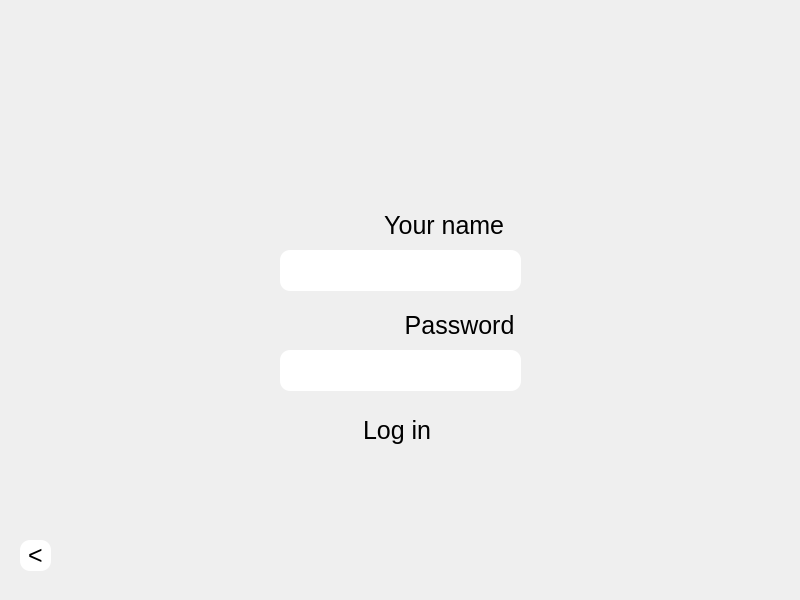
<?xml version="1.0" encoding="UTF-8"?>
<ui version="4.0">
 <class>LYE</class>
 <widget class="QDialog" name="LYE">
  <property name="windowModality">
   <enum>Qt::ApplicationModal</enum>
  </property>
  <property name="geometry">
   <rect>
    <x>0</x>
    <y>0</y>
    <width>800</width>
    <height>600</height>
   </rect>
  </property>
  <property name="windowTitle">
   <string>LYE</string>
  </property>
  <property name="styleSheet">
   <string notr="true">
     QDialog {
       background-image: url('./image_files/LYE_log.jpg');
       background-repeat: no-repeat;
     }
   </string>
  </property>
  <widget class="QWidget" name="login_2" native="true">
   <property name="geometry">
    <rect>
     <x>0</x>
     <y>0</y>
     <width>791</width>
     <height>600</height>
    </rect>
   </property>
   <property name="maximumSize">
    <size>
     <width>800</width>
     <height>600</height>
    </size>
   </property>
   <widget class="QPushButton" name="loginn">
    <property name="geometry">
     <rect>
      <x>280</x>
      <y>410</y>
      <width>241</width>
      <height>41</height>
     </rect>
    </property>
    <property name="styleSheet">
     <string notr="true">
QPushButton#loginn {
    font-size: 25px;
    font-stretch: normal;
    border-radius: 10px;
    border: 0px;
}

QPushButton#loginn:hover {
   border: 2px solid #AAAAAA
}
</string>
    </property>
    <property name="text">
     <string>Log in </string>
    </property>
   </widget>
   <widget class="QLineEdit" name="passwordd">
    <property name="geometry">
     <rect>
      <x>280</x>
      <y>350</y>
      <width>241</width>
      <height>41</height>
     </rect>
    </property>
    <property name="styleSheet">
     <string notr="true">
QLineEdit#passwordd {
    font-size: 30px;
    font-stretch: normal;
    border-radius: 10px;
    border: 0px;
}

QLineEdit#passwordd:hover {
    border: 2px solid #AAAAAA;
}
</string>
    </property>
    <property name="echoMode">
     <enum>QLineEdit::Password</enum>
    </property>
   </widget>
   <widget class="QLabel" name="label_5">
    <property name="geometry">
     <rect>
      <x>290</x>
      <y>230</y>
      <width>231</width>
      <height>51</height>
     </rect>
    </property>
    <property name="styleSheet">
     <string notr="true"> font-size: 25px; font-stretch: normal;
</string>
    </property>
   </widget>
   <widget class="QLineEdit" name="name">
    <property name="geometry">
     <rect>
      <x>280</x>
      <y>250</y>
      <width>241</width>
      <height>41</height>
     </rect>
    </property>
    <property name="styleSheet">
     <string notr="true">
QLineEdit#name {
    font-size: 30px;
    font-stretch: normal;
    border-radius: 10px;
    border: 0px;
}

QLineEdit#name:hover {
    border: 2px solid #AAAAAA;
}
</string>
    </property>
   </widget>
   <widget class="QLabel" name="error_message">
    <property name="geometry">
     <rect>
      <x>280</x>
      <y>390</y>
      <width>241</width>
      <height>21</height>
     </rect>
    </property>
    <property name="styleSheet">
     <string notr="true">background-color: rgba(255, 255, 255, 0);     
</string>
    </property>
   </widget>
   <widget class="QLabel" name="error_message1">
    <property name="geometry">
     <rect>
      <x>400</x>
      <y>360</y>
      <width>251</width>
      <height>31</height>
     </rect>
    </property>
    <property name="styleSheet">
     <string notr="true">background-color: rgba(255, 255, 255, 0);
font: 12pt &quot;MS Shell Dlg 2&quot;; 
color:red;</string>
    </property>
    <property name="text">
     <string/>
    </property>
   </widget>
   <widget class="QLabel" name="label_6">
    <property name="geometry">
     <rect>
      <x>350</x>
      <y>200</y>
      <width>231</width>
      <height>51</height>
     </rect>
    </property>
    <property name="styleSheet">
     <string notr="true"> font-size: 25px; font-stretch: normal;
background-color: rgba(255, 255, 255, 0);
font-family: &quot;century gothic&quot;;</string>
    </property>
    <property name="text">
     <string>     Your name</string>
    </property>
   </widget>
   <widget class="QLabel" name="label_7">
    <property name="geometry">
     <rect>
      <x>370</x>
      <y>300</y>
      <width>231</width>
      <height>51</height>
     </rect>
    </property>
    <property name="styleSheet">
     <string notr="true">font-family: &quot;century gothic&quot;;  font-size: 25px; font-stretch: normal;
background-color: rgba(255, 255, 255, 0);
</string>
    </property>
    <property name="text">
     <string>     Password</string>
    </property>
   </widget>
   <widget class="QPushButton" name="prev">
    <property name="geometry">
     <rect>
      <x>20</x>
      <y>540</y>
      <width>31</width>
      <height>31</height>
     </rect>
    </property>
    <property name="styleSheet">
     <string notr="true">
QPushButton#prev {
    font-size: 25px;
    font-stretch: normal;
    border-radius: 10px;
    border: 0px;
    background-color: white;
}

QPushButton#prev:hover {
   border: 2px solid black
}
</string>
    </property>
    <property name="text">
     <string>&lt;</string>
    </property>
    <property name="autoDefault">
     <bool>true</bool>
    </property>
   </widget>
   <widget class="QLabel" name="error_message2">
    <property name="geometry">
     <rect>
      <x>280</x>
      <y>390</y>
      <width>241</width>
      <height>21</height>
     </rect>
    </property>
    <property name="styleSheet">
     <string notr="true">background-color: rgba(255, 255, 255, 0);
font: 12pt &quot;MS Shell Dlg 2&quot;; 
color:green;</string>
    </property>
    <property name="text">
     <string/>
    </property>
   </widget>
  </widget>
  <widget class="QMenuBar" name="menubar">
   <property name="geometry">
    <rect>
     <x>3000</x>
     <y>170</y>
     <width>800</width>
     <height>36</height>
    </rect>
   </property>
  </widget>
 </widget>
 <resources/>
 <connections/>
</ui>
